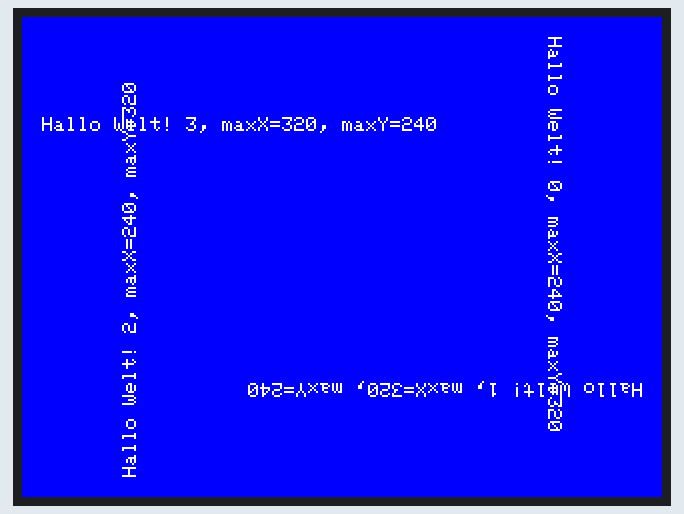
Bench run of a sketch on a simulated ESP8266 (Wemos D1 mini). Parts: 320×240 colour display. What the sketch prints to the serial monitor is not drawn.

Above: at 3.4 s.

The sketch:

display2b.ino
```cpp
/***************************************************
  2.8" TFT SPI Display mit LOLIN D1 MINI (ESP8266)
  Ausrichtung des Bildschirms, Positionierung auf Koordinaten

  26.12.2020
  Der Hobbyelektroniker
  https://community.hobbyelektroniker.ch
  https://www.youtube.com/c/HobbyelektronikerCh
 ****************************************************/


#include "Adafruit_GFX.h"
#include "Adafruit_ILI9341.h"

// hardware SPI
#define TFT_MOSI D7
#define TFT_CLK  D5

// other pins
#define TFT_CS    D2
#define TFT_RST   D3
#define TFT_DC    D4

/* Betriebsspannung
 *  VCC 3.3V
 *  LED 3.3V
 *  GND GND
 */

/* Color definitions
#define ILI9341_BLACK 0x0000       ///<   0,   0,   0
#define ILI9341_NAVY 0x000F        ///<   0,   0, 123
#define ILI9341_DARKGREEN 0x03E0   ///<   0, 125,   0
#define ILI9341_DARKCYAN 0x03EF    ///<   0, 125, 123
#define ILI9341_MAROON 0x7800      ///< 123,   0,   0
#define ILI9341_PURPLE 0x780F      ///< 123,   0, 123
#define ILI9341_OLIVE 0x7BE0       ///< 123, 125,   0
#define ILI9341_LIGHTGREY 0xC618   ///< 198, 195, 198
#define ILI9341_DARKGREY 0x7BEF    ///< 123, 125, 123
#define ILI9341_BLUE 0x001F        ///<   0,   0, 255
#define ILI9341_GREEN 0x07E0       ///<   0, 255,   0
#define ILI9341_CYAN 0x07FF        ///<   0, 255, 255
#define ILI9341_RED 0xF800         ///< 255,   0,   0
#define ILI9341_MAGENTA 0xF81F     ///< 255,   0, 255
#define ILI9341_YELLOW 0xFFE0      ///< 255, 255,   0
#define ILI9341_WHITE 0xFFFF       ///< 255, 255, 255
#define ILI9341_ORANGE 0xFD20      ///< 255, 165,   0
#define ILI9341_GREENYELLOW 0xAFE5 ///< 173, 255,  41
#define ILI9341_PINK 0xFC18        ///< 255, 130, 198
*/

Adafruit_ILI9341 tft = Adafruit_ILI9341(TFT_CS, TFT_DC, TFT_RST);

void setup() {
  Serial.begin(9600);
  Serial.println("ILI9341 Test!");

  tft.begin();
  tft.fillScreen(ILI9341_RED);
  delay(3000);
  tft.fillScreen(ILI9341_BLUE);
  for (int rotation=0; rotation < 4; rotation++) {
    tft.setRotation(rotation);
    tft.setCursor(10,50);
    tft.println(String("Hallo Welt! ")+rotation+", maxX=" + tft.width() + ", maxY="+tft.height() );
  }

}

void loop() {
//
}
```
